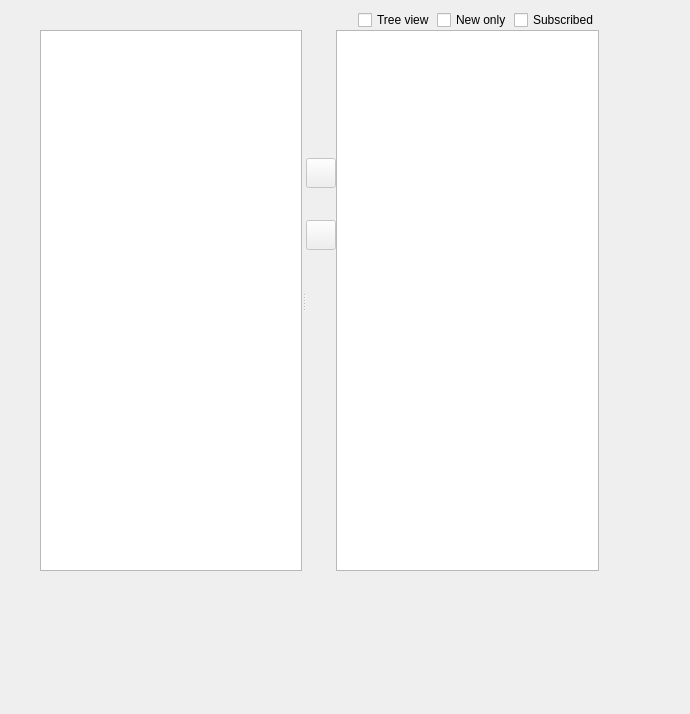
<?xml version="1.0" encoding="UTF-8"?>
<ui version="4.0">
 <author>Olivier Trichet &lt;olivier@trichet.fr&gt;</author>
 <class>KNode::GroupSelection::BaseDialog</class>
 <widget class="KDialog" name="KNode::GroupSelection::BaseDialog">
  <property name="geometry">
   <rect>
    <x>0</x>
    <y>0</y>
    <width>690</width>
    <height>714</height>
   </rect>
  </property>
  <widget class="QWidget" name="page" native="true">
   <property name="geometry">
    <rect>
     <x>40</x>
     <y>10</y>
     <width>559</width>
     <height>561</height>
    </rect>
   </property>
   <layout class="QVBoxLayout" name="_2" stretch="0,1">
    <property name="spacing">
     <number>0</number>
    </property>
    <property name="margin">
     <number>0</number>
    </property>
    <item>
     <widget class="QWidget" name="mFilterContainer" native="true">
      <layout class="QHBoxLayout" name="_3" stretch="1,0,0,0">
       <property name="spacing">
        <number>2</number>
       </property>
       <property name="margin">
        <number>0</number>
       </property>
       <item>
        <widget class="KFilterProxySearchLine" name="mSearchLine"/>
       </item>
       <item>
        <widget class="QCheckBox" name="mTreeviewCheckbox">
         <property name="text">
          <string comment="@option:check Display the list of newsgroups as a tree when enabled">Tree view</string>
         </property>
        </widget>
       </item>
       <item>
        <widget class="QCheckBox" name="mNewOnlyCheckbox">
         <property name="text">
          <string comment="@option:check Filter newly received group in the subscription dialog">New only</string>
         </property>
        </widget>
       </item>
       <item>
        <widget class="QCheckBox" name="mSubscribedOnlyCheckbox">
         <property name="text">
          <string comment="@option:check Filter to only display subscribed groups">Subscribed</string>
         </property>
        </widget>
       </item>
      </layout>
     </widget>
    </item>
    <item>
     <widget class="QSplitter" name="mViewSplitter">
      <property name="orientation">
       <enum>Qt::Horizontal</enum>
      </property>
      <property name="childrenCollapsible">
       <bool>false</bool>
      </property>
      <widget class="QTreeView" name="mGroupsView">
       <property name="editTriggers">
        <set>QAbstractItemView::NoEditTriggers</set>
       </property>
       <property name="selectionMode">
        <enum>QAbstractItemView::ExtendedSelection</enum>
       </property>
      </widget>
      <widget class="QWidget" name="layoutWidget">
       <layout class="QGridLayout" name="mChangeViewLayout">
        <property name="spacing">
         <number>0</number>
        </property>
        <item row="1" column="1">
         <widget class="QTreeView" name="mChangeView">
          <property name="editTriggers">
           <set>QAbstractItemView::NoEditTriggers</set>
          </property>
          <property name="selectionMode">
           <enum>QAbstractItemView::ExtendedSelection</enum>
          </property>
          <property name="rootIsDecorated">
           <bool>false</bool>
          </property>
          <property name="headerHidden">
           <bool>true</bool>
          </property>
         </widget>
        </item>
        <item row="0" column="0" rowspan="2">
         <widget class="QWidget" name="mButtonContainer" native="true">
          <layout class="QVBoxLayout" name="_4" stretch="4,0,1,0,10">
           <property name="spacing">
            <number>0</number>
           </property>
           <property name="margin">
            <number>0</number>
           </property>
           <item>
            <spacer name="mButtonSpacerTop">
             <property name="orientation">
              <enum>Qt::Vertical</enum>
             </property>
             <property name="sizeHint" stdset="0">
              <size>
               <width>20</width>
               <height>112</height>
              </size>
             </property>
            </spacer>
           </item>
           <item>
            <widget class="KPushButton" name="mAddChangeButton">
             <property name="enabled">
              <bool>false</bool>
             </property>
             <property name="sizePolicy">
              <sizepolicy hsizetype="Fixed" vsizetype="Fixed">
               <horstretch>0</horstretch>
               <verstretch>0</verstretch>
              </sizepolicy>
             </property>
             <property name="minimumSize">
              <size>
               <width>30</width>
               <height>30</height>
              </size>
             </property>
             <property name="maximumSize">
              <size>
               <width>30</width>
               <height>30</height>
              </size>
             </property>
             <property name="iconSize">
              <size>
               <width>32</width>
               <height>32</height>
              </size>
             </property>
            </widget>
           </item>
           <item>
            <spacer name="mButtonSpacerMiddle">
             <property name="orientation">
              <enum>Qt::Vertical</enum>
             </property>
             <property name="sizeHint" stdset="0">
              <size>
               <width>20</width>
               <height>26</height>
              </size>
             </property>
            </spacer>
           </item>
           <item>
            <widget class="KPushButton" name="mRevertChangeButton">
             <property name="enabled">
              <bool>false</bool>
             </property>
             <property name="sizePolicy">
              <sizepolicy hsizetype="Fixed" vsizetype="Fixed">
               <horstretch>0</horstretch>
               <verstretch>0</verstretch>
              </sizepolicy>
             </property>
             <property name="minimumSize">
              <size>
               <width>30</width>
               <height>30</height>
              </size>
             </property>
             <property name="maximumSize">
              <size>
               <width>30</width>
               <height>30</height>
              </size>
             </property>
             <property name="iconSize">
              <size>
               <width>32</width>
               <height>32</height>
              </size>
             </property>
            </widget>
           </item>
           <item>
            <spacer name="mButtonSpacerBottom">
             <property name="orientation">
              <enum>Qt::Vertical</enum>
             </property>
             <property name="sizeHint" stdset="0">
              <size>
               <width>20</width>
               <height>285</height>
              </size>
             </property>
            </spacer>
           </item>
          </layout>
         </widget>
        </item>
       </layout>
      </widget>
     </widget>
    </item>
   </layout>
  </widget>
 </widget>
 <customwidgets>
  <customwidget>
   <class>KDialog</class>
   <extends>QDialog</extends>
   <header>kdialog.h</header>
   <container>1</container>
  </customwidget>
  <customwidget>
   <class>KFilterProxySearchLine</class>
   <extends>QWidget</extends>
   <header>kfilterproxysearchline.h</header>
  </customwidget>
  <customwidget>
   <class>KPushButton</class>
   <extends>QPushButton</extends>
   <header>kpushbutton.h</header>
  </customwidget>
 </customwidgets>
 <resources/>
 <connections/>
</ui>
